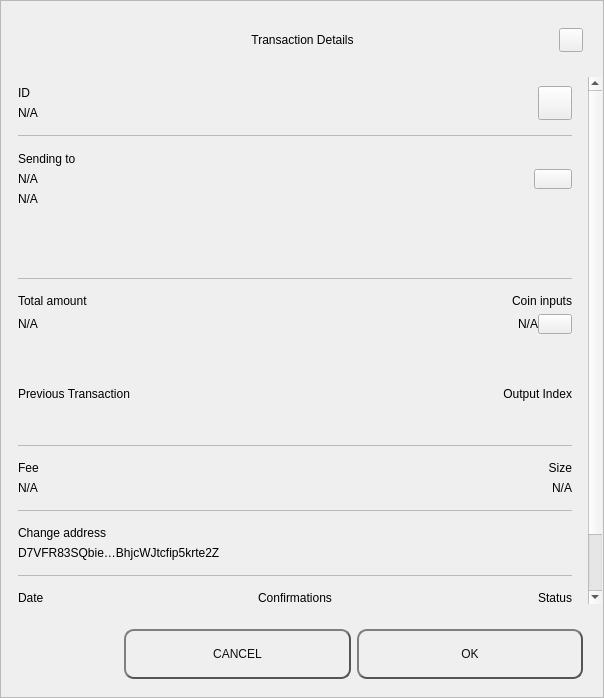
<?xml version="1.0" encoding="UTF-8"?>
<ui version="4.0">
 <class>TxDetailDialog</class>
 <widget class="QWidget" name="TxDetailDialog">
  <property name="geometry">
   <rect>
    <x>0</x>
    <y>0</y>
    <width>604</width>
    <height>698</height>
   </rect>
  </property>
  <property name="sizePolicy">
   <sizepolicy hsizetype="Preferred" vsizetype="Expanding">
    <horstretch>0</horstretch>
    <verstretch>0</verstretch>
   </sizepolicy>
  </property>
  <property name="minimumSize">
   <size>
    <width>574</width>
    <height>500</height>
   </size>
  </property>
  <property name="windowTitle">
   <string>Form</string>
  </property>
  <property name="styleSheet">
   <string notr="true"/>
  </property>
  <layout class="QVBoxLayout" name="verticalLayout_3">
   <property name="spacing">
    <number>0</number>
   </property>
   <property name="leftMargin">
    <number>0</number>
   </property>
   <property name="topMargin">
    <number>0</number>
   </property>
   <property name="rightMargin">
    <number>0</number>
   </property>
   <property name="bottomMargin">
    <number>0</number>
   </property>
   <item>
    <widget class="QFrame" name="frame">
     <property name="sizePolicy">
      <sizepolicy hsizetype="Preferred" vsizetype="Expanding">
       <horstretch>0</horstretch>
       <verstretch>0</verstretch>
      </sizepolicy>
     </property>
     <property name="styleSheet">
      <string notr="true"/>
     </property>
     <property name="frameShape">
      <enum>QFrame::StyledPanel</enum>
     </property>
     <property name="frameShadow">
      <enum>QFrame::Raised</enum>
     </property>
     <layout class="QVBoxLayout" name="verticalLayout">
      <property name="leftMargin">
       <number>0</number>
      </property>
      <property name="rightMargin">
       <number>0</number>
      </property>
      <item>
       <layout class="QHBoxLayout" name="horizontalLayout_3">
        <property name="spacing">
         <number>0</number>
        </property>
        <property name="leftMargin">
         <number>20</number>
        </property>
        <property name="topMargin">
         <number>10</number>
        </property>
        <property name="rightMargin">
         <number>20</number>
        </property>
        <item>
         <spacer name="horizontalSpacer_1">
          <property name="orientation">
           <enum>Qt::Horizontal</enum>
          </property>
          <property name="sizeHint" stdset="0">
           <size>
            <width>40</width>
            <height>20</height>
           </size>
          </property>
         </spacer>
        </item>
        <item>
         <widget class="QLabel" name="labelTitle">
          <property name="minimumSize">
           <size>
            <width>0</width>
            <height>40</height>
           </size>
          </property>
          <property name="maximumSize">
           <size>
            <width>16777215</width>
            <height>40</height>
           </size>
          </property>
          <property name="styleSheet">
           <string notr="true">padding-left:24px;</string>
          </property>
          <property name="text">
           <string>Transaction Details</string>
          </property>
          <property name="alignment">
           <set>Qt::AlignCenter</set>
          </property>
          <property name="margin">
           <number>7</number>
          </property>
         </widget>
        </item>
        <item>
         <spacer name="horizontalSpacer_2">
          <property name="orientation">
           <enum>Qt::Horizontal</enum>
          </property>
          <property name="sizeHint" stdset="0">
           <size>
            <width>40</width>
            <height>20</height>
           </size>
          </property>
         </spacer>
        </item>
        <item>
         <widget class="QPushButton" name="btnEsc">
          <property name="minimumSize">
           <size>
            <width>24</width>
            <height>24</height>
           </size>
          </property>
          <property name="maximumSize">
           <size>
            <width>24</width>
            <height>24</height>
           </size>
          </property>
          <property name="focusPolicy">
           <enum>Qt::NoFocus</enum>
          </property>
          <property name="text">
           <string/>
          </property>
         </widget>
        </item>
       </layout>
      </item>
      <item>
       <spacer name="verticalSpacer">
        <property name="orientation">
         <enum>Qt::Vertical</enum>
        </property>
        <property name="sizeType">
         <enum>QSizePolicy::Fixed</enum>
        </property>
        <property name="sizeHint" stdset="0">
         <size>
          <width>20</width>
          <height>10</height>
         </size>
        </property>
       </spacer>
      </item>
      <item>
       <widget class="QWidget" name="layoutScroll" native="true">
        <property name="minimumSize">
         <size>
          <width>0</width>
          <height>0</height>
         </size>
        </property>
        <layout class="QVBoxLayout" name="verticalLayout_4">
         <property name="leftMargin">
          <number>0</number>
         </property>
         <property name="topMargin">
          <number>0</number>
         </property>
         <property name="rightMargin">
          <number>0</number>
         </property>
         <item>
          <widget class="QScrollArea" name="scrollArea">
           <property name="styleSheet">
            <string notr="true">#scrollArea {
background:transparent;
}</string>
           </property>
           <property name="horizontalScrollBarPolicy">
            <enum>Qt::ScrollBarAlwaysOff</enum>
           </property>
           <property name="sizeAdjustPolicy">
            <enum>QAbstractScrollArea::AdjustIgnored</enum>
           </property>
           <property name="widgetResizable">
            <bool>true</bool>
           </property>
           <property name="alignment">
            <set>Qt::AlignLeading|Qt::AlignLeft|Qt::AlignTop</set>
           </property>
           <widget class="QWidget" name="scrollAreaWidgetContents">
            <property name="geometry">
             <rect>
              <x>0</x>
              <y>0</y>
              <width>583</width>
              <height>715</height>
             </rect>
            </property>
            <property name="autoFillBackground">
             <bool>false</bool>
            </property>
            <property name="styleSheet">
             <string notr="true">#scrollAreaWidgetContents {
background:transparent;
}</string>
            </property>
            <layout class="QVBoxLayout" name="verticalLayout_7">
             <property name="spacing">
              <number>0</number>
             </property>
             <property name="sizeConstraint">
              <enum>QLayout::SetDefaultConstraint</enum>
             </property>
             <property name="leftMargin">
              <number>0</number>
             </property>
             <property name="topMargin">
              <number>0</number>
             </property>
             <property name="rightMargin">
              <number>0</number>
             </property>
             <property name="bottomMargin">
              <number>0</number>
             </property>
             <item>
              <widget class="QWidget" name="content" native="true">
               <layout class="QVBoxLayout" name="verticalLayout_2">
                <property name="leftMargin">
                 <number>16</number>
                </property>
                <property name="topMargin">
                 <number>0</number>
                </property>
                <property name="rightMargin">
                 <number>16</number>
                </property>
                <item>
                 <widget class="QWidget" name="contentID" native="true">
                  <layout class="QHBoxLayout" name="horizontalLayout_12" stretch="0,0">
                   <property name="leftMargin">
                    <number>0</number>
                   </property>
                   <property name="rightMargin">
                    <number>0</number>
                   </property>
                   <item>
                    <layout class="QVBoxLayout" name="contentID_int">
                     <item>
                      <widget class="QLabel" name="labelId">
                       <property name="maximumSize">
                        <size>
                         <width>16777215</width>
                         <height>16777215</height>
                        </size>
                       </property>
                       <property name="text">
                        <string>ID</string>
                       </property>
                      </widget>
                     </item>
                     <item>
                      <widget class="QLabel" name="textId">
                       <property name="text">
                        <string notr="true">N/A</string>
                       </property>
                      </widget>
                     </item>
                    </layout>
                   </item>
                   <item>
                    <widget class="QPushButton" name="pushCopy">
                     <property name="minimumSize">
                      <size>
                       <width>34</width>
                       <height>34</height>
                      </size>
                     </property>
                     <property name="maximumSize">
                      <size>
                       <width>34</width>
                       <height>34</height>
                      </size>
                     </property>
                     <property name="focusPolicy">
                      <enum>Qt::NoFocus</enum>
                     </property>
                     <property name="text">
                      <string/>
                     </property>
                     <property name="iconSize">
                      <size>
                       <width>24</width>
                       <height>24</height>
                      </size>
                     </property>
                    </widget>
                   </item>
                  </layout>
                 </widget>
                </item>
                <item>
                 <widget class="QLabel" name="labelDividerID">
                  <property name="maximumSize">
                   <size>
                    <width>16777215</width>
                    <height>1</height>
                   </size>
                  </property>
                  <property name="styleSheet">
                   <string notr="true">background-color:#bababa;</string>
                  </property>
                  <property name="text">
                   <string/>
                  </property>
                 </widget>
                </item>
                <item>
                 <widget class="QWidget" name="contentOutputsLabel" native="true">
                  <layout class="QHBoxLayout" name="horizontalLayout_11" stretch="0,0">
                   <property name="spacing">
                    <number>6</number>
                   </property>
                   <property name="leftMargin">
                    <number>0</number>
                   </property>
                   <property name="topMargin">
                    <number>9</number>
                   </property>
                   <property name="rightMargin">
                    <number>0</number>
                   </property>
                   <property name="bottomMargin">
                    <number>9</number>
                   </property>
                   <item>
                    <layout class="QVBoxLayout" name="contentOutputsLabel_int">
                     <property name="leftMargin">
                      <number>0</number>
                     </property>
                     <property name="topMargin">
                      <number>1</number>
                     </property>
                     <property name="rightMargin">
                      <number>6</number>
                     </property>
                     <property name="bottomMargin">
                      <number>1</number>
                     </property>
                     <item>
                      <widget class="QLabel" name="labelSend">
                       <property name="maximumSize">
                        <size>
                         <width>16777215</width>
                         <height>16777215</height>
                        </size>
                       </property>
                       <property name="text">
                        <string>Sending to</string>
                       </property>
                      </widget>
                     </item>
                     <item>
                      <widget class="QWidget" name="widget" native="true">
                       <layout class="QVBoxLayout" name="verticalLayout_6">
                        <property name="leftMargin">
                         <number>0</number>
                        </property>
                        <property name="topMargin">
                         <number>0</number>
                        </property>
                        <property name="rightMargin">
                         <number>0</number>
                        </property>
                        <property name="bottomMargin">
                         <number>0</number>
                        </property>
                        <item>
                         <widget class="QLabel" name="textSendLabel">
                          <property name="text">
                           <string notr="true">N/A</string>
                          </property>
                         </widget>
                        </item>
                        <item>
                         <widget class="QLabel" name="textSend">
                          <property name="text">
                           <string notr="true">N/A</string>
                          </property>
                         </widget>
                        </item>
                       </layout>
                      </widget>
                     </item>
                    </layout>
                   </item>
                   <item>
                    <widget class="QPushButton" name="pushOutputs">
                     <property name="minimumSize">
                      <size>
                       <width>34</width>
                       <height>20</height>
                      </size>
                     </property>
                     <property name="maximumSize">
                      <size>
                       <width>38</width>
                       <height>20</height>
                      </size>
                     </property>
                     <property name="focusPolicy">
                      <enum>Qt::NoFocus</enum>
                     </property>
                     <property name="styleSheet">
                      <string notr="true"/>
                     </property>
                     <property name="text">
                      <string/>
                     </property>
                    </widget>
                   </item>
                  </layout>
                 </widget>
                </item>
                <item>
                 <widget class="QScrollArea" name="outputsScrollArea">
                  <property name="minimumSize">
                   <size>
                    <width>0</width>
                    <height>50</height>
                   </size>
                  </property>
                  <property name="styleSheet">
                   <string notr="true">#outputsScrollArea {
background:transparent;
}</string>
                  </property>
                  <property name="widgetResizable">
                   <bool>true</bool>
                  </property>
                  <widget class="QWidget" name="container_outputs_base">
                   <property name="geometry">
                    <rect>
                     <x>0</x>
                     <y>0</y>
                     <width>549</width>
                     <height>48</height>
                    </rect>
                   </property>
                   <property name="styleSheet">
                    <string notr="true">#container_outputs_base {
background:transparent;
}</string>
                   </property>
                  </widget>
                 </widget>
                </item>
                <item>
                 <widget class="QLabel" name="labelDividerOutputs">
                  <property name="maximumSize">
                   <size>
                    <width>16777215</width>
                    <height>1</height>
                   </size>
                  </property>
                  <property name="styleSheet">
                   <string notr="true">background-color:#bababa;</string>
                  </property>
                  <property name="text">
                   <string/>
                  </property>
                 </widget>
                </item>
                <item>
                 <widget class="QWidget" name="gridAmounts" native="true">
                  <layout class="QGridLayout" name="contentAmountInputs">
                   <property name="leftMargin">
                    <number>0</number>
                   </property>
                   <property name="topMargin">
                    <number>9</number>
                   </property>
                   <property name="rightMargin">
                    <number>0</number>
                   </property>
                   <property name="bottomMargin">
                    <number>9</number>
                   </property>
                   <property name="horizontalSpacing">
                    <number>12</number>
                   </property>
                   <item row="1" column="0">
                    <widget class="QLabel" name="textAmount">
                     <property name="text">
                      <string notr="true">N/A</string>
                     </property>
                    </widget>
                   </item>
                   <item row="0" column="0">
                    <widget class="QLabel" name="labelAmount">
                     <property name="maximumSize">
                      <size>
                       <width>16777215</width>
                       <height>16777215</height>
                      </size>
                     </property>
                     <property name="text">
                      <string>Total amount</string>
                     </property>
                    </widget>
                   </item>
                   <item row="0" column="3">
                    <widget class="QLabel" name="labelInputs">
                     <property name="sizePolicy">
                      <sizepolicy hsizetype="Minimum" vsizetype="Preferred">
                       <horstretch>0</horstretch>
                       <verstretch>0</verstretch>
                      </sizepolicy>
                     </property>
                     <property name="maximumSize">
                      <size>
                       <width>16777215</width>
                       <height>16777215</height>
                      </size>
                     </property>
                     <property name="text">
                      <string>Coin inputs</string>
                     </property>
                     <property name="alignment">
                      <set>Qt::AlignRight|Qt::AlignTrailing|Qt::AlignVCenter</set>
                     </property>
                    </widget>
                   </item>
                   <item row="1" column="3">
                    <layout class="QHBoxLayout" name="horizontalLayout">
                     <item>
                      <widget class="QLabel" name="textInputs">
                       <property name="text">
                        <string notr="true">N/A</string>
                       </property>
                       <property name="alignment">
                        <set>Qt::AlignRight|Qt::AlignTrailing|Qt::AlignVCenter</set>
                       </property>
                      </widget>
                     </item>
                     <item>
                      <widget class="QPushButton" name="pushInputs">
                       <property name="maximumSize">
                        <size>
                         <width>34</width>
                         <height>20</height>
                        </size>
                       </property>
                       <property name="focusPolicy">
                        <enum>Qt::NoFocus</enum>
                       </property>
                       <property name="layoutDirection">
                        <enum>Qt::LeftToRight</enum>
                       </property>
                       <property name="styleSheet">
                        <string notr="true"/>
                       </property>
                       <property name="text">
                        <string/>
                       </property>
                      </widget>
                     </item>
                    </layout>
                   </item>
                  </layout>
                 </widget>
                </item>
                <item>
                 <widget class="QFrame" name="gridInputs">
                  <property name="sizePolicy">
                   <sizepolicy hsizetype="Preferred" vsizetype="MinimumExpanding">
                    <horstretch>0</horstretch>
                    <verstretch>0</verstretch>
                   </sizepolicy>
                  </property>
                  <property name="minimumSize">
                   <size>
                    <width>0</width>
                    <height>90</height>
                   </size>
                  </property>
                  <property name="lineWidth">
                   <number>0</number>
                  </property>
                  <layout class="QGridLayout" name="gridLayoutInput" columnstretch="5,0">
                   <property name="sizeConstraint">
                    <enum>QLayout::SetMaximumSize</enum>
                   </property>
                   <property name="leftMargin">
                    <number>0</number>
                   </property>
                   <property name="rightMargin">
                    <number>0</number>
                   </property>
                   <property name="verticalSpacing">
                    <number>0</number>
                   </property>
                   <item row="0" column="1">
                    <widget class="QLabel" name="labelOutputIndex">
                     <property name="layoutDirection">
                      <enum>Qt::LeftToRight</enum>
                     </property>
                     <property name="text">
                      <string>Output Index</string>
                     </property>
                     <property name="textFormat">
                      <enum>Qt::AutoText</enum>
                     </property>
                     <property name="alignment">
                      <set>Qt::AlignRight|Qt::AlignTrailing|Qt::AlignVCenter</set>
                     </property>
                     <property name="margin">
                      <number>0</number>
                     </property>
                    </widget>
                   </item>
                   <item row="0" column="0" alignment="Qt::AlignLeft">
                    <widget class="QLabel" name="labelTitlePrevTx">
                     <property name="text">
                      <string>Previous Transaction</string>
                     </property>
                    </widget>
                   </item>
                  </layout>
                 </widget>
                </item>
                <item>
                 <widget class="QLabel" name="labelDividerPrevtx">
                  <property name="maximumSize">
                   <size>
                    <width>16777215</width>
                    <height>1</height>
                   </size>
                  </property>
                  <property name="styleSheet">
                   <string notr="true">background-color:#bababa;</string>
                  </property>
                  <property name="text">
                   <string/>
                  </property>
                 </widget>
                </item>
                <item>
                 <layout class="QHBoxLayout" name="contentFeeSize">
                  <property name="topMargin">
                   <number>9</number>
                  </property>
                  <property name="bottomMargin">
                   <number>9</number>
                  </property>
                  <item>
                   <layout class="QVBoxLayout" name="contentFee">
                    <property name="topMargin">
                     <number>0</number>
                    </property>
                    <property name="bottomMargin">
                     <number>0</number>
                    </property>
                    <item>
                     <widget class="QLabel" name="labelFee">
                      <property name="maximumSize">
                       <size>
                        <width>16777215</width>
                        <height>16777215</height>
                       </size>
                      </property>
                      <property name="text">
                       <string>Fee</string>
                      </property>
                     </widget>
                    </item>
                    <item>
                     <widget class="QLabel" name="textFee">
                      <property name="text">
                       <string notr="true">N/A</string>
                      </property>
                     </widget>
                    </item>
                   </layout>
                  </item>
                  <item>
                   <widget class="QWidget" name="contentSize" native="true">
                    <layout class="QVBoxLayout" name="contentSize_layout">
                     <property name="topMargin">
                      <number>0</number>
                     </property>
                     <property name="rightMargin">
                      <number>0</number>
                     </property>
                     <property name="bottomMargin">
                      <number>0</number>
                     </property>
                     <item>
                      <widget class="QLabel" name="labelSize">
                       <property name="maximumSize">
                        <size>
                         <width>16777215</width>
                         <height>16777215</height>
                        </size>
                       </property>
                       <property name="text">
                        <string>Size</string>
                       </property>
                       <property name="alignment">
                        <set>Qt::AlignRight|Qt::AlignTrailing|Qt::AlignVCenter</set>
                       </property>
                      </widget>
                     </item>
                     <item>
                      <widget class="QLabel" name="textSize">
                       <property name="text">
                        <string notr="true">N/A</string>
                       </property>
                       <property name="alignment">
                        <set>Qt::AlignRight|Qt::AlignTrailing|Qt::AlignVCenter</set>
                       </property>
                      </widget>
                     </item>
                    </layout>
                   </widget>
                  </item>
                 </layout>
                </item>
                <item>
                 <widget class="QLabel" name="labelDividerFeeSize">
                  <property name="maximumSize">
                   <size>
                    <width>16777215</width>
                    <height>1</height>
                   </size>
                  </property>
                  <property name="styleSheet">
                   <string notr="true">background-color:#bababa;</string>
                  </property>
                  <property name="text">
                   <string/>
                  </property>
                 </widget>
                </item>
                <item>
                 <widget class="QWidget" name="contentChangeAddress" native="true">
                  <layout class="QVBoxLayout" name="contentChangeAddress_layout">
                   <property name="leftMargin">
                    <number>0</number>
                   </property>
                   <property name="topMargin">
                    <number>9</number>
                   </property>
                   <property name="rightMargin">
                    <number>0</number>
                   </property>
                   <property name="bottomMargin">
                    <number>9</number>
                   </property>
                   <item>
                    <widget class="QLabel" name="labelChange">
                     <property name="maximumSize">
                      <size>
                       <width>16777215</width>
                       <height>16777215</height>
                      </size>
                     </property>
                     <property name="text">
                      <string>Change address</string>
                     </property>
                    </widget>
                   </item>
                   <item>
                    <widget class="QLabel" name="textChange">
                     <property name="text">
                      <string>D7VFR83SQbie…BhjcWJtcfip5krte2Z </string>
                     </property>
                    </widget>
                   </item>
                  </layout>
                 </widget>
                </item>
                <item>
                 <widget class="QLabel" name="labelDividerChange">
                  <property name="maximumSize">
                   <size>
                    <width>16777215</width>
                    <height>1</height>
                   </size>
                  </property>
                  <property name="styleSheet">
                   <string notr="true">background-color:#bababa;</string>
                  </property>
                  <property name="text">
                   <string/>
                  </property>
                 </widget>
                </item>
                <item>
                 <widget class="QWidget" name="gridConfDateStatus" native="true">
                  <layout class="QGridLayout" name="contentConfDateStatus">
                   <property name="leftMargin">
                    <number>0</number>
                   </property>
                   <property name="rightMargin">
                    <number>0</number>
                   </property>
                   <item row="1" column="3">
                    <widget class="QLabel" name="textStatus">
                     <property name="text">
                      <string>Spendable</string>
                     </property>
                     <property name="alignment">
                      <set>Qt::AlignRight|Qt::AlignTrailing|Qt::AlignVCenter</set>
                     </property>
                    </widget>
                   </item>
                   <item row="0" column="1">
                    <widget class="QLabel" name="labelConfirmations">
                     <property name="maximumSize">
                      <size>
                       <width>16777215</width>
                       <height>16777215</height>
                      </size>
                     </property>
                     <property name="text">
                      <string>Confirmations</string>
                     </property>
                     <property name="alignment">
                      <set>Qt::AlignCenter</set>
                     </property>
                    </widget>
                   </item>
                   <item row="0" column="3">
                    <widget class="QLabel" name="labelStatus">
                     <property name="maximumSize">
                      <size>
                       <width>16777215</width>
                       <height>16777215</height>
                      </size>
                     </property>
                     <property name="text">
                      <string>Status</string>
                     </property>
                     <property name="alignment">
                      <set>Qt::AlignRight|Qt::AlignTrailing|Qt::AlignVCenter</set>
                     </property>
                    </widget>
                   </item>
                   <item row="1" column="1">
                    <widget class="QLabel" name="textConfirmations">
                     <property name="text">
                      <string notr="true">N/A</string>
                     </property>
                     <property name="alignment">
                      <set>Qt::AlignCenter</set>
                     </property>
                    </widget>
                   </item>
                   <item row="0" column="0">
                    <widget class="QLabel" name="labelDate">
                     <property name="maximumSize">
                      <size>
                       <width>16777215</width>
                       <height>16777215</height>
                      </size>
                     </property>
                     <property name="text">
                      <string>Date</string>
                     </property>
                     <property name="alignment">
                      <set>Qt::AlignLeading|Qt::AlignLeft|Qt::AlignVCenter</set>
                     </property>
                    </widget>
                   </item>
                   <item row="1" column="0">
                    <widget class="QLabel" name="textDate">
                     <property name="text">
                      <string>May 25, 2017</string>
                     </property>
                     <property name="alignment">
                      <set>Qt::AlignLeading|Qt::AlignLeft|Qt::AlignVCenter</set>
                     </property>
                    </widget>
                   </item>
                  </layout>
                 </widget>
                </item>
                <item>
                 <widget class="QLabel" name="labelDividerConfs">
                  <property name="maximumSize">
                   <size>
                    <width>16777215</width>
                    <height>1</height>
                   </size>
                  </property>
                  <property name="styleSheet">
                   <string notr="true">background-color:#bababa;</string>
                  </property>
                  <property name="text">
                   <string/>
                  </property>
                 </widget>
                </item>
                <item>
                 <spacer name="verticalSpacer_2">
                  <property name="orientation">
                   <enum>Qt::Vertical</enum>
                  </property>
                  <property name="sizeType">
                   <enum>QSizePolicy::Expanding</enum>
                  </property>
                  <property name="sizeHint" stdset="0">
                   <size>
                    <width>20</width>
                    <height>10</height>
                   </size>
                  </property>
                 </spacer>
                </item>
                <item>
                 <widget class="QLabel" name="labelWarning">
                  <property name="text">
                   <string>TextLabel</string>
                  </property>
                  <property name="alignment">
                   <set>Qt::AlignCenter</set>
                  </property>
                 </widget>
                </item>
               </layout>
              </widget>
             </item>
            </layout>
           </widget>
          </widget>
         </item>
        </layout>
       </widget>
      </item>
      <item>
       <widget class="QWidget" name="containerButtons" native="true">
        <layout class="QHBoxLayout" name="horizontalLayout1" stretch="1,2,2">
         <property name="leftMargin">
          <number>10</number>
         </property>
         <property name="rightMargin">
          <number>20</number>
         </property>
         <item>
          <spacer name="horizontalSpacer_3">
           <property name="orientation">
            <enum>Qt::Horizontal</enum>
           </property>
           <property name="sizeHint" stdset="0">
            <size>
             <width>40</width>
             <height>20</height>
            </size>
           </property>
          </spacer>
         </item>
         <item>
          <widget class="QPushButton" name="btnCancel">
           <property name="minimumSize">
            <size>
             <width>200</width>
             <height>50</height>
            </size>
           </property>
           <property name="focusPolicy">
            <enum>Qt::NoFocus</enum>
           </property>
           <property name="styleSheet">
            <string notr="true">QPushButton {
color: #0F0F0F;
border: 2px solid #555;
border-radius: 10px;
border-style: outset;
background: qradialgradient(
cx: 0.3, cy: -0.4, fx: 0.3, fy: -0.4,
radius: 1.35, stop: 0 #d1d5db, stop: 1 #d1d5db
);
padding: 5px;
}

QPushButton:hover {
background: qradialgradient(
cx: 0.3, cy: -0.4, fx: 0.3, fy: -0.4,
radius: 1.35, stop: 0 #d1d5db, stop: 1 #d1d5db
);
}</string>
           </property>
           <property name="text">
            <string>CANCEL</string>
           </property>
          </widget>
         </item>
         <item>
          <widget class="QPushButton" name="btnSave">
           <property name="minimumSize">
            <size>
             <width>200</width>
             <height>50</height>
            </size>
           </property>
           <property name="focusPolicy">
            <enum>Qt::NoFocus</enum>
           </property>
           <property name="styleSheet">
            <string notr="true">QPushButton {
color: #0F0F0F;
border: 2px solid #555;
border-radius: 10px;
border-style: outset;
background: qradialgradient(
cx: 0.3, cy: -0.4, fx: 0.3, fy: -0.4,
radius: 1.35, stop: 0 #d1d5db, stop: 1 #d1d5db
);
padding: 5px;
}

QPushButton:hover {
background: qradialgradient(
cx: 0.3, cy: -0.4, fx: 0.3, fy: -0.4,
radius: 1.35, stop: 0 #d1d5db, stop: 1 #d1d5db
);
}</string>
           </property>
           <property name="text">
            <string>OK</string>
           </property>
          </widget>
         </item>
        </layout>
       </widget>
      </item>
     </layout>
    </widget>
   </item>
  </layout>
 </widget>
 <resources/>
 <connections/>
</ui>
